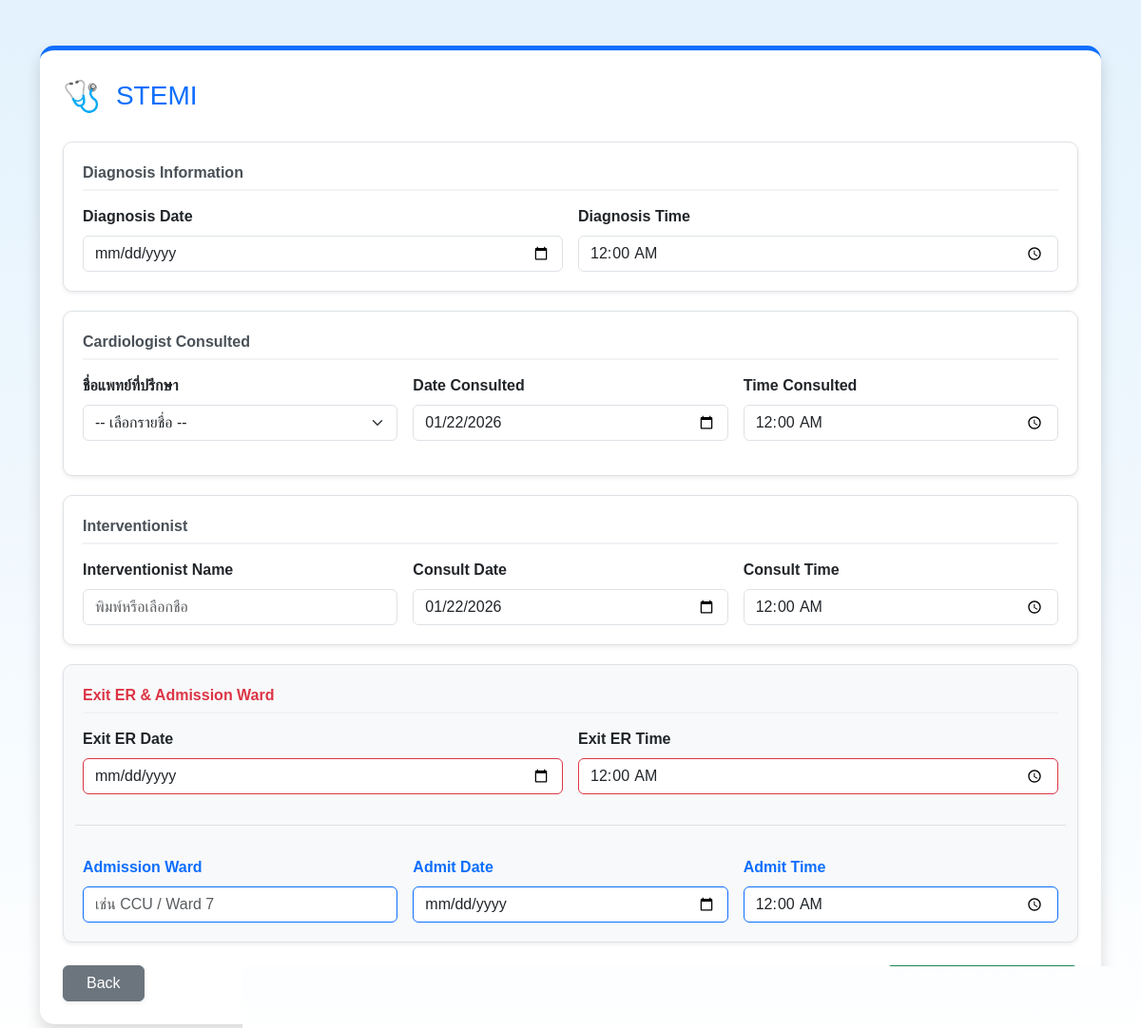
Page /ding_stemi.php?id=51 on the committed database.
### tables this page shows
CREATE TABLE `patient_consults` (
  `patient_id` int(11) NOT NULL,
  `diag_date` date DEFAULT NULL,
  `diag_time` time DEFAULT NULL,
  `cardio_name` varchar(255) DEFAULT NULL,
  `cardio_date` date DEFAULT NULL,
  `cardio_time` time DEFAULT NULL,
  `inter_name` varchar(255) DEFAULT NULL,
  `inter_date` date DEFAULT NULL,
  `inter_time` time DEFAULT NULL,
  `exit_er_date` date DEFAULT NULL,
  `exit_er_time` time DEFAULT NULL,
  `admit_ward` varchar(255) DEFAULT NULL,
  `admit_date` date DEFAULT NULL,
  `admit_time` time DEFAULT NULL
);

### ding_stemi.php (the view, shortened to what this page needs)
<?php
require 'connect.php';
$patient_id = $_GET['id'] ?? '';
$stmt_ref = $pdo->prepare("SELECT diag_ekg_date, diag_ekg_time, hospital_date_hatyai, hospital_time_hatyai FROM symptoms_diagnosis WHERE patient_id = ?");
$stmt_ref->execute([$patient_id]);
$ref = $stmt_ref->fetch(PDO::FETCH_ASSOC) ?: [];
$stmt_exist = $pdo->prepare("SELECT * FROM patient_consults WHERE patient_id = ?");
$stmt_exist->execute([$patient_id]);
$existing_data = $stmt_exist->fetch(PDO::FETCH_ASSOC) ?: [];
$diag_date = $existing_data['diag_date'] ?? $ref['diag_ekg_date'] ?? '';
$diag_time = $existing_data['diag_time'] ?? $ref['diag_ekg_time'] ?? '';
$admit_date = $existing_data['admit_date'] ?? $ref['hospital_date_hatyai'] ?? '';
$admit_time = $existing_data['admit_time'] ?? $ref['hospital_time_hatyai'] ?? '';
?>
<!DOCTYPE html>
<html lang="th">
<head>
    <link href="https://cdn.jsdelivr.net/npm/bootstrap@5.3.3/dist/css/bootstrap.min.css" rel="stylesheet">
</head>
<body>
<div class="container py-5">
    <form method="POST" class="form-section shadow p-4">
        <div class="d-flex align-items-center mb-4">
            <span class="fs-2 me-3">🩺</span>
            <h3 class="text-primary mb-0">STEMI</h3>
        </div>
        <div class="inner-card shadow-sm">
            <div class="section-header">Diagnosis Information</div>
            <div class="row g-3">
                <div class="col-md-6">
                    <label class="form-label fw-bold">Diagnosis Date</label>
                    <input type="date" name="diag_date" id="diag_date" class="form-control" value="<?= htmlspecialchars($diag_date) ?>" onchange="calcConsultDelay()">
                </div>
                <div class="col-md-6">
                    <label class="form-label fw-bold">Diagnosis Time</label>
                    <input type="time" name="diag_time" id="diag_time" class="form-control" value="<?= htmlspecialchars($diag_time) ?>" onchange="calcConsultDelay()">
                </div>
            </div>
        </div>
        <div class="inner-card shadow-sm">
            <div class="section-header">Cardiologist Consulted</div>
            <div class="row g-3">
                <div class="col-md-4">
                    <label class="form-label fw-bold">ชื่อแพทย์ที่ปรึกษา</label>
                    <select name="cardio_name" class="form-select">
                        <option value="">-- เลือกรายชื่อ --</option>
                    </select>
                </div>
                <div class="col-md-4">
                    <label class="form-label fw-bold">Date Consulted</label>
                    <input type="date" name="cardio_date" id="cardio_date" class="form-control" value="<?= htmlspecialchars($existing_data['cardio_date'] ?? date('Y-m-d')) ?>" onchange="calcConsultDelay()">
                </div>
                <div class="col-md-4">
                    <label class="form-label fw-bold">Time Consulted</label>
                    <input type="time" name="cardio_time" id="cardio_time" class="form-control" onchange="calcConsultDelay()" value="<?= htmlspecialchars($existing_data['cardio_time'] ?? '') ?>">
                </div>
            </div>
        </div>
        <div class="inner-card shadow-sm">
            <div class="section-header">Interventionist</div>
            <div class="row g-3">
                <div class="col-md-4">
                    <label class="form-label fw-bold">Interventionist Name</label>
                    <input type="text" name="inter_name" class="form-control" list="inter_list" placeholder="พิมพ์หรือเลือกชื่อ" value="<?= htmlspecialchars($existing_data['inter_name'] ?? '') ?>">
                </div>
                <div class="col-md-4">
                    <label class="form-label fw-bold">Consult Date</label>
                    <input type="date" name="inter_date" class="form-control" value="<?= htmlspecialchars($existing_data['inter_date'] ?? date('Y-m-d')) ?>">
                </div>
                <div class="col-md-4">
                    <label class="form-label fw-bold">Consult Time</label>
                    <input type="time" name="inter_time" class="form-control" value="<?= htmlspecialchars($existing_data['inter_time'] ?? '') ?>">
                </div>
            </div>
        </div>
        <div class="inner-card shadow-sm bg-light">
            <div class="section-header text-danger">Exit ER & Admission Ward</div>
            <div class="row g-3 mb-3">
                <div class="col-md-6">
                    <label class="form-label fw-bold">Exit ER Date</label>
                    <input type="date" id="exit_date" name="exit_er_date" class="form-control border-danger" onchange="calcERDwellTime()" value="<?= htmlspecialchars($existing_data['exit_er_date'] ?? '') ?>">
                </div>
                <div class="col-md-6">
                    <label class="form-label fw-bold">Exit ER Time</label>
                    <input type="time" id="exit_time" name="exit_er_time" class="form-control border-danger" onchange="calcERDwellTime()" value="<?= htmlspecialchars($existing_data['exit_er_time'] ?? '') ?>">
                </div>
            </div>
            <div class="row g-3 border-top pt-3 mt-2">
                <div class="col-md-4">
                    <label class="form-label fw-bold text-primary">Admission Ward</label>
                    <input type="text" name="admit_ward" class="form-control border-primary" placeholder="เช่น CCU / Ward 7" value="<?= htmlspecialchars($existing_data['admit_ward'] ?? '') ?>">
                </div>
                <div class="col-md-4">
                    <label class="form-label fw-bold text-primary">Admit Date</label>
                    <input type="date" id="admit_date" name="admit_date" class="form-control border-primary" value="<?= htmlspecialchars($admit_date) ?>">
                </div>
                <div class="col-md-4">
                    <label class="form-label fw-bold text-primary">Admit Time</label>
                    <input type="time" id="admit_time" name="admit_time" class="form-control border-primary" value="<?= htmlspecialchars($admit_time) ?>">
                </div>
            </div>
        </div>
        <div class="d-flex justify-content-between mt-4">
            <a href="Symptoms_diagnosis.php?id=<?= htmlspecialchars($patient_id) ?>" class="btn btn-secondary px-4 shadow-sm">Back</a>
            <button type="submit" class="btn btn-success px-5 shadow-sm">SAVE & NEXT</button>
        </div>
    </form>
</div>
</body>
</html>

### ding_stemi.php (style rules this page uses)
body { font-family: 'Sarabun', sans-serif; background: linear-gradient(180deg, #e3f2fd 0%, #ffffff 100%); min-height: 100vh; margin: 0; background-repeat: no-repeat; background-attachment: fixed; }
.form-section { background: white; border-radius: 15px; border-top: 5px solid #0d6efd; }
.inner-card { border: 1px solid #dee2e6; border-radius: 10px; padding: 20px; margin-bottom: 20px; background: #fff; }
.section-header { font-weight: bold; color: #495057; border-bottom: 2px solid #f1f3f5; margin-bottom: 15px; padding-bottom: 5px; }

### rows in the picture
patient_consults: diag_time "00:00:00", cardio_date "01/22/2026", cardio_time "00:00:00", inter_date "01/22/2026", inter_time "00:00:00", exit_er_time "00:00:00", admit_time "00:00:00"
